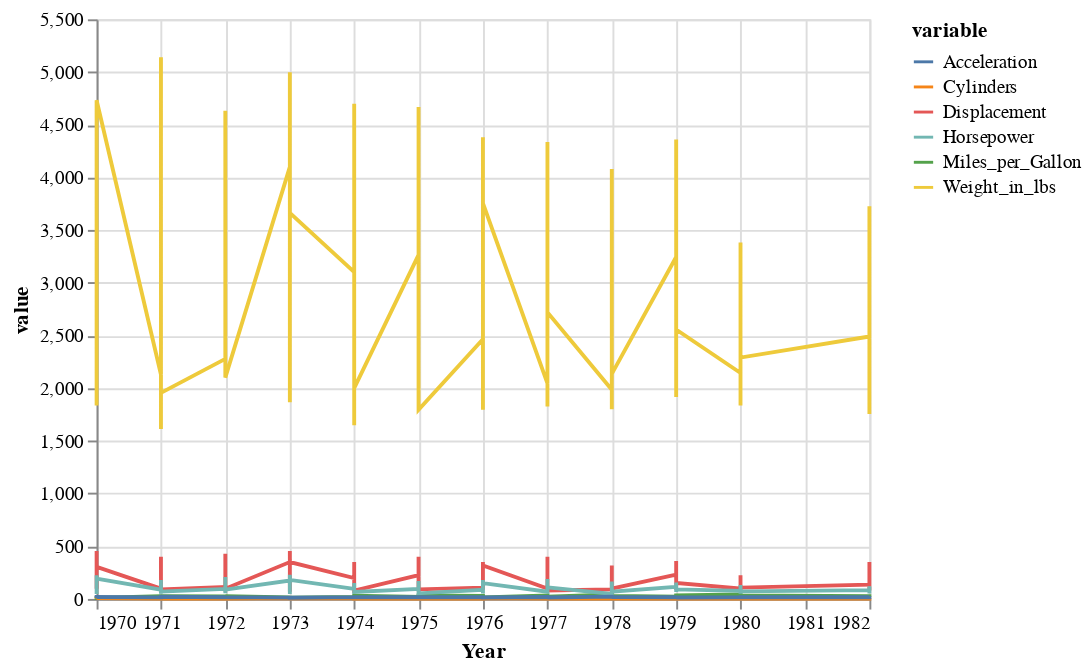

Notebook cell for this chart:
### Code cell
alt.Chart(melted_cars).mark_line().encode(
    x='Year',
    y='value',
    color='variable',

)

### Figure 1 — Vega-Lite specification as saved in the notebook (floating-point values rounded to 4 significant figures; data arrays with more than 128 entries replaced by an {"elided": "..."} marker saying what was removed)
{"$schema": "https://vega.github.io/schema/vega-lite/v4.17.0.json", "config": {"view": {"continuousHeight": 300, "continuousWidth": 400}}, "data": {"name": "data-8316b6bdd6cf4a14509dee878114669d"}, "datasets": {"data-8316b6bdd6cf4a14509dee878114669d": {"elided": "2436 records"}}, "encoding": {"color": {"field": "variable", "type": "nominal"}, "x": {"field": "Year", "type": "temporal"}, "y": {"field": "value", "type": "quantitative"}}, "mark": "line"}
